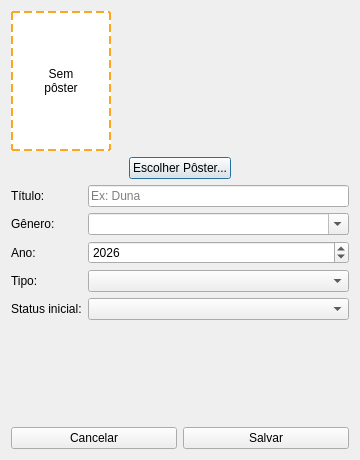
<?xml version="1.0" encoding="UTF-8"?>
<ui version="4.0">
 <class>AddMovieWindow</class>
 <widget class="QDialog" name="AddMovieWindow">
  <property name="geometry">
   <rect><x>0</x><y>0</y><width>360</width><height>460</height></rect>
  </property>
  <property name="windowTitle"><string>Adicionar Filme ou Série</string></property>
  <layout class="QVBoxLayout" name="layoutPrincipal">

   <item>
    <layout class="QVBoxLayout" name="layoutPoster">
     <item>
      <widget class="QLabel" name="posterPreview">
       <property name="minimumSize"><size><width>100</width><height>140</height></size></property>
       <property name="maximumSize"><size><width>100</width><height>140</height></size></property>
       <property name="alignment"><set>Qt::AlignCenter</set></property>
       <property name="text"><string>Sem
pôster</string></property>
       <property name="styleSheet"><string>border: 2px dashed #F9A825; background-color: white;</string></property>
      </widget>
     </item>
     <item alignment="Qt::AlignHCenter">
      <widget class="QPushButton" name="posterBtn">
       <property name="text"><string>Escolher Pôster...</string></property>
      </widget>
     </item>
    </layout>
   </item>

   <item>
    <layout class="QFormLayout" name="layoutFormulario">
     <item row="0" column="0"><widget class="QLabel" name="label1"><property name="text"><string>Título:</string></property></widget></item>
     <item row="0" column="1"><widget class="QLineEdit" name="tituloEdit"><property name="placeholderText"><string>Ex: Duna</string></property></widget></item>

     <item row="1" column="0"><widget class="QLabel" name="label2"><property name="text"><string>Gênero:</string></property></widget></item>
     <item row="1" column="1"><widget class="QComboBox" name="generoCombo"><property name="editable"><bool>true</bool></property></widget></item>

     <item row="2" column="0"><widget class="QLabel" name="label3"><property name="text"><string>Ano:</string></property></widget></item>
     <item row="2" column="1">
      <widget class="QSpinBox" name="anoSpin">
       <property name="minimum"><number>1900</number></property>
       <property name="maximum"><number>2100</number></property>
       <property name="value"><number>2026</number></property>
      </widget>
     </item>

     <item row="3" column="0"><widget class="QLabel" name="label4"><property name="text"><string>Tipo:</string></property></widget></item>
     <item row="3" column="1"><widget class="QComboBox" name="tipoCombo"/></item>

     <item row="4" column="0"><widget class="QLabel" name="label5"><property name="text"><string>Status inicial:</string></property></widget></item>
     <item row="4" column="1"><widget class="QComboBox" name="statusCombo"/></item>
    </layout>
   </item>

   <item>
    <spacer name="spacerFinal">
     <property name="orientation"><enum>Qt::Vertical</enum></property>
     <property name="sizeHint"><size><width>20</width><height>20</height></size></property>
    </spacer>
   </item>

   <item>
    <layout class="QHBoxLayout" name="layoutBotoes">
     <item>
      <widget class="QPushButton" name="cancelarBtn">
       <property name="text"><string>Cancelar</string></property>
      </widget>
     </item>
     <item>
      <widget class="QPushButton" name="salvarBtn">
       <property name="text"><string>Salvar</string></property>
      </widget>
     </item>
    </layout>
   </item>

  </layout>
 </widget>
 <resources/>
 <connections/>
</ui>
